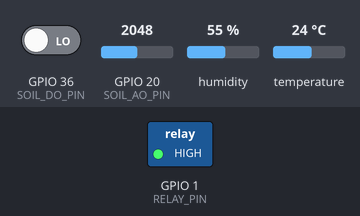
The sketch below on a simulated ESP32. Parts: switched loads named in the sketch (green lamp = pin HIGH). The test bench sets the inputs (shaded band); at power-on: GPIO 20 (SOIL_AO_PIN) = 2048, GPIO 36 (SOIL_DO_PIN) LOW, humidity 55 %, temperature 24 °C (analog values on the 0–4095 scale). WiFi joins after 1.5 s; servers stay silent unless stated; uploads are accepted with an empty reply; what the sketch prints to the serial monitor is not drawn.

Above: at 4.7 s.
4.8 s: GPIO 20 (SOIL_AO_PIN) set to 3756
7.0 s: GPIO 20 (SOIL_AO_PIN) set to 3842
At 9.0 s:
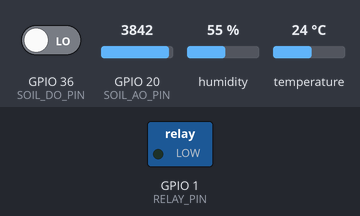
13.0 s: GPIO 20 (SOIL_AO_PIN) set to 3603
At 14.7 s:
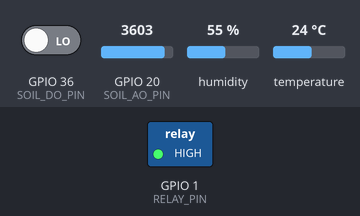
15.0 s: GPIO 20 (SOIL_AO_PIN) set to 4095
At 16.3 s:
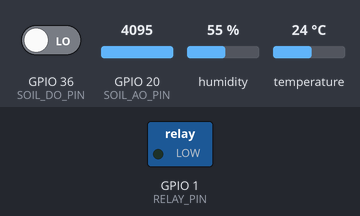
Timing chart, 0 to 18.0 s (numbered marks = the images above; inputs shaded):
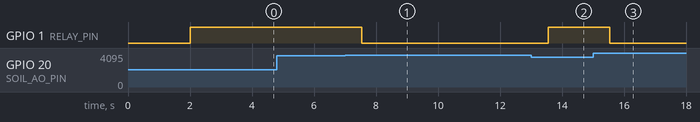

The sketch:

SmartIrrigation.ino
```cpp
#include <Arduino.h>
#include <WiFi.h>
#include <HTTPClient.h>

// ===== WIFI CONFIG =====
#define WIFI_SSID   "pramodwifi246_2"
#define WIFI_PASS   "G9#fX2@kLp!7RmQz"

// ===== GOOGLE APPS SCRIPT URL =====
#define SCRIPT_URL  "https://script.google.com/macros/s/AKfycbxBRhGZF-XKXWNj4brEHefVFMneYQaY_VIjGHpFJPlwk_8qUn2e1KQVcvw-sJY4FqFK/exec"

// ===== Function declarations =====
void initSensors();
bool readSensors();

void initSoilMoisture();
float readSoilMoisture();

bool ensureWiFiConnected();
bool sendToGoogle(float t, float h, float p, float s, bool relayOn);
void resetAverages();

// ===== Globals from DHT =====
extern float temperature;
extern float humidity;
extern float pressure;
extern bool lastDHTOK;

// ===== Globals from soil_moisture.cpp =====
extern float soilMoisture;
extern int soilRaw;
extern int soilDigital;
extern bool relayState;

// ===== Averaging variables =====
unsigned long lastSampleMillis = 0;
unsigned long lastSendMillis = 0;
unsigned long lastSendAttemptMillis = 0;

float tempSum = 0;
float humSum  = 0;
float soilSum = 0;
uint32_t sampleCount = 0;

bool relayOnUploadPending = false;
float pendingRelayTemp = 0.0;
float pendingRelayHum = 0.0;
float pendingRelaySoil = 0.0;

// ===== Timing =====
const unsigned long SAMPLE_INTERVAL = 2000;
const unsigned long SEND_INTERVAL = 15UL * 60UL * 1000UL;
const unsigned long SEND_RETRY_INTERVAL = 5000;
const unsigned long WIFI_CONNECT_TIMEOUT = 20000;
const float TARGET_VALUE_WHEN_RELAY_ON = 100.0;

void resetAverages() {
    tempSum = 0;
    humSum = 0;
    soilSum = 0;
    sampleCount = 0;
}

bool ensureWiFiConnected() {
    if (WiFi.status() == WL_CONNECTED) {
        return true;
    }

    Serial.println();
    Serial.print("Connecting to WiFi");

    WiFi.mode(WIFI_STA);
    WiFi.begin(WIFI_SSID, WIFI_PASS);

    unsigned long connectStart = millis();

    while ((WiFi.status() != WL_CONNECTED) &&
           ((millis() - connectStart) < WIFI_CONNECT_TIMEOUT)) {
        delay(500);
        Serial.print(".");
    }

    Serial.println();

    if (WiFi.status() == WL_CONNECTED) {
        Serial.println("WiFi Connected!");
        Serial.print("IP Address: ");
        Serial.println(WiFi.localIP());
        return true;
    }

    Serial.println("WiFi connection failed.");
    return false;
}

void setup() {
    Serial.begin(115200);
    delay(1000);

    Serial.println();
    Serial.println("==============================");
    Serial.println("Smart Irrigation Monitoring");
    Serial.println("==============================");

    initSensors();
    initSoilMoisture();

    WiFi.setAutoReconnect(true);
    ensureWiFiConnected();

    unsigned long now = millis();
    lastSampleMillis = now;
    lastSendMillis = now;
    lastSendAttemptMillis = now;

    Serial.println("System Started.");
}

void loop() {
    unsigned long now = millis();

    // ==========================
    // Read sensors every 2 sec
    // ==========================
    if (now - lastSampleMillis >= SAMPLE_INTERVAL) {
        lastSampleMillis = now;

        readSensors();

        bool relayBefore = relayState;
        float soil = readSoilMoisture();

        Serial.println("--------------------------------");

        if (lastDHTOK) {
            Serial.print("Temperature : ");
            Serial.print(temperature);
            Serial.println(" C");

            Serial.print("Humidity    : ");
            Serial.print(humidity);
            Serial.println(" %");
        } else {
            Serial.println("DHT11 read failed");
        }

        Serial.print("Soil Raw    : ");
        Serial.println(soilRaw);

        Serial.print("Soil Moist. : ");
        Serial.print(soil);
        Serial.println(" %");

        Serial.print("Soil DO     : ");
        Serial.println(soilDigital ? "HIGH" : "LOW");

        Serial.print("Relay       : ");
        Serial.println(relayState ? "ON" : "OFF");

        Serial.println("--------------------------------");

        if (lastDHTOK) {
            tempSum += temperature;
            humSum += humidity;
            soilSum += soil;
            sampleCount++;

            Serial.print("Sample Count: ");
            Serial.println(sampleCount);
        }

        // ==========================
        // Relay just turned ON -> queue/send immediately
        // ==========================
        if (relayState && !relayBefore) {
            Serial.println();
            Serial.println("======= Relay Turned ON =======");
            Serial.println("Sending data immediately...");

            pendingRelayTemp = lastDHTOK ? temperature : 0.0;
            pendingRelayHum = lastDHTOK ? humidity : 0.0;
            pendingRelaySoil = soil;
            relayOnUploadPending = true;
        }

        if (relayOnUploadPending) {
            if (relayState) {
                pendingRelayTemp = lastDHTOK ? temperature : pendingRelayTemp;
                pendingRelayHum = lastDHTOK ? humidity : pendingRelayHum;
                pendingRelaySoil = soil;
            }

            if (sendToGoogle(pendingRelayTemp, pendingRelayHum, 0.0, pendingRelaySoil, true)) {
                relayOnUploadPending = false;
                lastSendMillis = now;
                lastSendAttemptMillis = now;
                resetAverages();
            } else {
                Serial.println("Relay ON upload pending, will retry.");
            }
        }
    }

    // ==========================
    // Upload every 15 minutes
    // ==========================
    if (!relayOnUploadPending &&
        ((now - lastSendMillis) >= SEND_INTERVAL) &&
        ((now - lastSendAttemptMillis) >= SEND_RETRY_INTERVAL)) {

        lastSendAttemptMillis = now;

        float sendTemp = 0.0;
        float sendHum = 0.0;
        float sendSoil = soilMoisture;

        Serial.println();

        if (sampleCount > 0) {
            sendTemp = tempSum / sampleCount;
            sendHum = humSum / sampleCount;
            sendSoil = soilSum / sampleCount;

            Serial.println("======= 15 Minute Average =======");
        } else {
            if (lastDHTOK) {
                sendTemp = temperature;
                sendHum = humidity;
            }

            Serial.println("======= 15 Minute Status Update =======");
            Serial.println("No valid average samples, sending latest relay status.");
        }

        Serial.print("Temperature : ");
        Serial.println(sendTemp);

        Serial.print("Humidity    : ");
        Serial.println(sendHum);

        Serial.print("Soil        : ");
        Serial.println(sendSoil);

        Serial.print("Relay       : ");
        Serial.println(relayState ? "ON" : "OFF");

        if (sendToGoogle(sendTemp, sendHum, 0.0, sendSoil, relayState)) {
            lastSendMillis = now;
            resetAverages();
        } else {
            Serial.println("Timed upload failed, keeping data for retry.");
        }
    }
}

// ===============================
// Google Sheets Upload
// ===============================
bool sendToGoogle(float t, float h, float p, float s, bool relayOn) {
    if (!ensureWiFiConnected()) {
        Serial.println("WiFi unavailable, skipping upload for now.");
        return false;
    }

    HTTPClient http;

    http.begin(SCRIPT_URL);
    http.addHeader("Content-Type", "application/json");
    http.setTimeout(15000);

    // Apps Script replies with a 302 redirect
    http.setFollowRedirects(HTTPC_STRICT_FOLLOW_REDIRECTS);

    String payload = "{";
    payload += "\"temperature\":" + String(t, 2) + ",";
    payload += "\"humidity\":" + String(h, 2) + ",";
    payload += "\"pressure\":" + String(p, 2) + ",";
    payload += "\"soilMoisture\":" + String(s, 2) + ",";
    payload += "\"relayStatus\":\"" + String(relayOn ? "ON" : "OFF") + "\",";
    payload += "\"targetValue\":" + String(relayOn ? TARGET_VALUE_WHEN_RELAY_ON : 0.0, 2) + ",";
    payload += "\"device_id\":\"esp32-irrigation\"";
    payload += "}";

    Serial.println("Sending Payload:");
    Serial.println(payload);

    int httpCode = http.POST(payload);

    Serial.print("HTTP Response Code: ");
    Serial.println(httpCode);

    bool success = (httpCode == 200 || httpCode == 302);

    if (success) {
        Serial.println("Data sent successfully");
    } else {
        Serial.println("Upload failed");
    }

    http.end();
    return success;
}
```

aht10.cpp
```cpp
#include <Arduino.h>
#include <DHT.h>

// ===== DHT11 PIN =====
// Change to 41 if your DATA wire is connected to GPIO41
#define DHT_PIN   4
#define DHT_TYPE  DHT11

DHT dht(DHT_PIN, DHT_TYPE);

// Global sensor values (used by main .ino)
float temperature = 0.0;
float humidity = 0.0;
float pressure = 0.0;   // Not used with DHT11

// Status flags
bool lastDHTOK = false;

void initSensors() {
    Serial.println("Initializing DHT11...");

    dht.begin();
    delay(1000);

    Serial.print("DHT11 DATA Pin: ");
    Serial.println(DHT_PIN);

    Serial.println("DHT11 initialized.");
}

bool readSensors() {
    humidity = dht.readHumidity();
    temperature = dht.readTemperature();

    if (isnan(humidity) || isnan(temperature)) {
        Serial.println("Failed to read from DHT11!");
        lastDHTOK = false;
        return false;
    }

    pressure = 0.0;   // DHT11 doesn't measure pressure

    lastDHTOK = true;
    return true;
}
```

soil_moisture.cpp
```cpp
#include <Arduino.h>

// Soil sensor pins
#define SOIL_AO_PIN 20
#define SOIL_DO_PIN 36

// Relay pin
#define RELAY_PIN 1

#define NUM_SAMPLES 20
#define SAMPLE_DELAY 1

// Calibration values
static int DRY_SOIL = 3800;
static int WET_SOIL = 1400;

// Global variables
float soilMoisture = 0.0;
int soilRaw = 0;
int soilDigital = 0;

// Relay status (true = ON, false = OFF)
bool relayState = false;

void initSoilMoisture() {

    pinMode(SOIL_AO_PIN, INPUT);
    pinMode(SOIL_DO_PIN, INPUT);

    // Relay is ACTIVE LOW  ->  LOW = ON, HIGH = OFF
    // Drive HIGH before setting OUTPUT so the relay
    // does not click ON for a moment during boot
    digitalWrite(RELAY_PIN, HIGH);
    pinMode(RELAY_PIN, OUTPUT);
    digitalWrite(RELAY_PIN, HIGH);

    relayState = false;

    analogReadResolution(12);
    analogSetPinAttenuation(SOIL_AO_PIN, ADC_11db);

    Serial.println("Soil moisture sensor initialized.");
    Serial.print("Soil AO pin: ");
    Serial.println(SOIL_AO_PIN);
    Serial.print("Soil DO pin: ");
    Serial.println(SOIL_DO_PIN);
}

int readSoilRaw() {

    long sum = 0;

    for (int i = 0; i < NUM_SAMPLES; i++) {
        sum += analogRead(SOIL_AO_PIN);
        delay(SAMPLE_DELAY);
    }

    soilRaw = sum / NUM_SAMPLES;
    return soilRaw;
}

float readSoilMoisture() {

    int raw = readSoilRaw();
    soilDigital = digitalRead(SOIL_DO_PIN);

    float percent = 100.0 * (DRY_SOIL - raw) / (DRY_SOIL - WET_SOIL);
    percent = constrain(percent, 0.0, 100.0);

    soilMoisture = percent;

    // Relay Control
    // ON as soon as the soil reaches the dry threshold
    bool trigger = (soilMoisture <= 0.0);

    if (trigger) {
        digitalWrite(RELAY_PIN, LOW);      // LOW = Relay ON
        relayState = true;
        Serial.println("Relay ON (Dry Soil)");
    } else {
        digitalWrite(RELAY_PIN, HIGH);     // HIGH = Relay OFF
        relayState = false;
        Serial.println("Relay OFF");
    }

    return soilMoisture;
}
```

Measured:
- the behaviour switches between 3799 and 3800 on GPIO 20 (SOIL_AO_PIN) (found by bisection; images 0 and 1)
- after the input at 4.8 s, every drawn part: stays the same
- after the input at 7.0 s, GPIO 1 (RELAY_PIN): HIGH → LOW after 0.54 s
- after the input at 13.0 s, GPIO 1 (RELAY_PIN): LOW → HIGH after 0.56 s
- after the input at 15.0 s, GPIO 1 (RELAY_PIN): HIGH → LOW after 0.54 s
